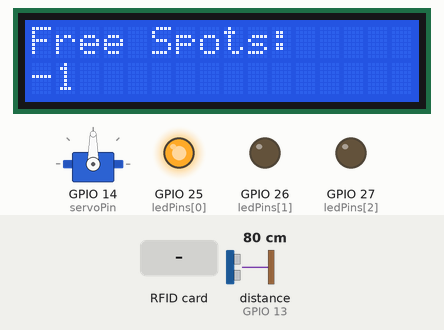
Bench run of a sketch on a simulated ESP32. Shown: 16×2 character LCD, servo, output pins drawn as LEDs (lit = HIGH). Wiring (inferred from the names in the program): ultrasonic range finder: trigger GPIO 12; echo GPIO 13. The inputs (shaded band) are chosen by the test bench; at power-on: distance to the obstacle (sensor on GPIO 13) 80 cm. The echo pulse lasts 58.3 µs per cm; WiFi joins after 1.5 s; servers stay silent unless stated; uploads are accepted with an empty reply; pins used as bus, display or sensor lines are not drawn; what the sketch prints to the serial monitor is not drawn.

Above: at 2.8 s.
2.9 s: RFID card 5E 7A 19 C4 held to the reader
At 4.0 s:
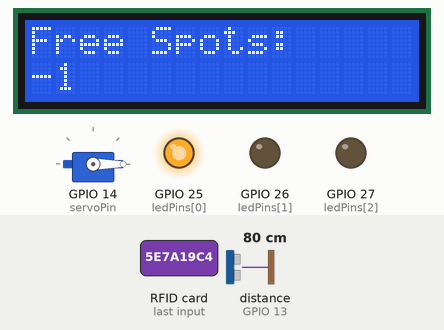
6.1 s: distance to the obstacle (sensor on GPIO 13) set to 56 cm
7.6 s: distance to the obstacle (sensor on GPIO 13) set to 48 cm
At 9.0 s:
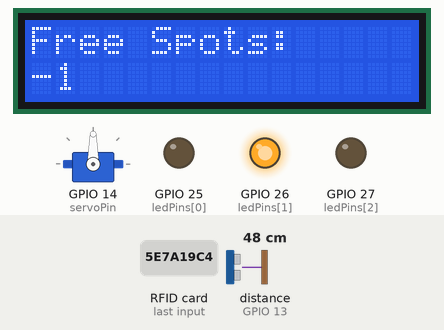
9.3 s: RFID card 5E 7A 19 C4 held to the reader
At 10.2 s:
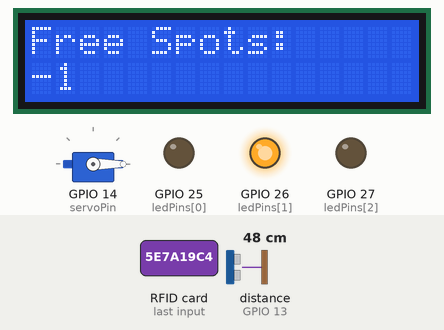
12.5 s: distance to the obstacle (sensor on GPIO 13) set to 60 cm
At 13.3 s:
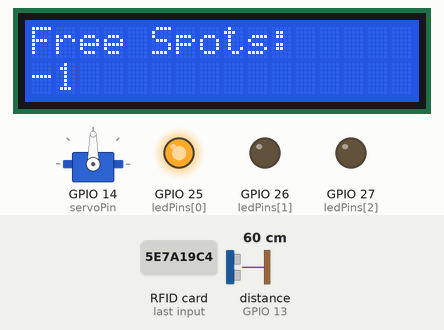
14.4 s: distance to the obstacle (sensor on GPIO 13) set to 2 cm
At 15.1 s:
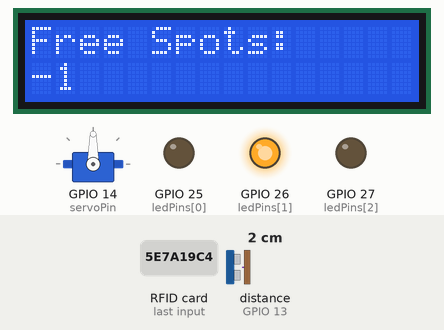
Timing chart, 0 to 17.0 s (numbered marks = the images above; inputs shaded):
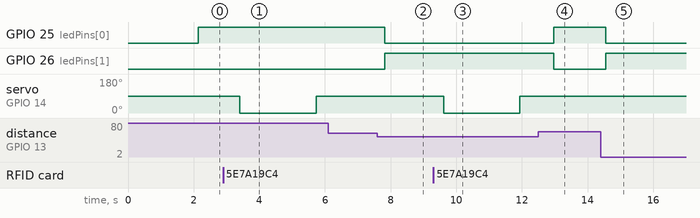

The sketch:

ParKing.ino
```cpp
#include <WiFi.h>
#include <HTTPClient.h>
#include <ArduinoJson.h>
#include <LiquidCrystal_I2C.h> // LCD library
#include <Wire.h>
#include <ESP32Servo.h>
#include <SPI.h>
#include <MFRC522.h>

// we're assumming that our physical prototype has the following ID for every endpoint call we make
#define THIS_PARK_ID "012345"

// Carolina wifi
#define WIFI_SSID "NOS-FE0D"
#define WIFI_PASSWORD "6GSPUSQ2"

// LCD Display pins
#define SDA 33
#define SCL 32
int freeSpots = -1;
unsigned long lastGetFreeSpotsTime = 0;
const unsigned long getFreeSpotsInterval = 5000; // 5 seconds

// Instantiate I2C LCD1602 screen
LiquidCrystal_I2C lcd(0x3F,16,2);

// Proximity Ultrasonic Sensor
#define trigPin 12 // digital pin
#define echoPin 13 // digital pin
#define MAX_DISTANCE 700 // Maximum sensor distance is rated at 400-500cm.
float timeOut = MAX_DISTANCE * 60;
int soundVelocity = 340;
float sonarResult;

// RGB LED
const byte ledPins[] = {25, 26, 27}; // define red, green, blue led pins
#define RGBDistanceTrigger 50.0

// Servo 180
Servo myservo;
#define servoPin 14 // Servo motor pin
unsigned long servoStartTime = 0;
bool servoActive = false;
// bool servoMoving = false;  // -> used in rotateServo()
// int servoState = 0;        // -> used in rotateServo()

// RFID sensor
#define SS_PIN 5
#define RST_PIN 0
MFRC522 rfid(SS_PIN, RST_PIN); // Instance of the class
MFRC522::MIFARE_Key key;
byte nuidPICC[4];   // Init array that will store new NUID
String scannedUserId = "zPTzVFDLOhVyKGJeu97h0At0Aq92";

// ENDPOINTS for backend requests
// const String ENTRANCE_OR_EXIT_PARK_URL = String("http://192.168.1.8:8080/api/park/") + THIS_PARK_ID; //http://localhost:8080/api/park/{parkId}
const String GET_PARK_FREE_SPOTS = String("http://192.168.1.11:8080/api/park/available_spots/") + THIS_PARK_ID;
String START_PARKING = String("http://192.168.1.11:8080/api/users/start_stay/"); // add userId + '/parks/' + parkingId

// used for json bodies
// char jsonOutput[128];

void setup()
{
  Serial.begin(115200);

  // LCD setup
  lcdSetup();

  // Proximity Ultrasonic Sensor setup
  pinMode(trigPin, OUTPUT);  // set trigPin to output mode
  pinMode(echoPin, INPUT);   // set echoPin to input mode

  // RGB LED setup
  for (int i = 0; i < 3; i++) {
    if (!ledcAttach(ledPins[i], 1000, 8)) {
      Serial.println("Error attaching LEDC pin");
    }
  }

  // Servo 180 setup
  myservo.setPeriodHertz(50); // standard 50 hz servo
  myservo.attach(servoPin, 500, 2500); // attaches the servo on servoPin to the servo object

  /////////////////// RFID sensor setup //////////////////////////////
  SPI.begin(); // Init SPI bus
  rfid.PCD_Init(); // Init MFRC522

  for (byte i = 0; i < 6; i++) {
    key.keyByte[i] = 0xFF;
  }

  Serial.println(F("This code scan the MIFARE Classsic NUID."));
  Serial.print(F("Using the following key:"));
  printHex(key.keyByte, MFRC522::MF_KEY_SIZE);
  ///////////////////////////////////////////////////////////////////

  // Connect WiFi
  WiFi.begin(WIFI_SSID, WIFI_PASSWORD);
  Serial.print("Connecting to WiFi");

  while(WiFi.status() != WL_CONNECTED)
  {
    Serial.print(".");
    delay(500);
  }

  Serial.println("\nConnected to the WiFi network");
  Serial.print("IP address: ");
  Serial.println(WiFi.localIP());
  Serial.println();

  Serial.println("setup complete");
}

void loop()
{

  if(WiFi.status() == WL_CONNECTED)
  {
    unsigned long currentMillis = millis();
    //entranceAndExitParkMethod("normal", false);
    handleGetFreeSpots(currentMillis);
  }
  else
  {
    Serial.println("Connection lost");
  }

  delay(500);

  getSonarDistance();

  setRGBLedColor();

  // rotate servo (open the barrier) when scann is 200 and freeSpots > 0
  // rotateServo();

  handleRFID();

  handleServo();
}

void lcdSetup() {
  Wire.begin(SDA, SCL);           // attach the IIC pin
  lcd.init();                     // LCD driver initialization
  lcd.backlight();                // Open the backlight
  lcd.setCursor(0,0);             // Move the cursor to row 0, column 0
  lcd.print("Free Spots:");
  lcd.setCursor(0,1);
  lcd.print(freeSpots); //get value from backend
}

void getSonarDistance() {
  Serial.printf("Distance: ");
  sonarResult = getSonar();
  Serial.print(sonarResult); // Send ping, get distance in cm and print result
  Serial.println("cm");
}

float getSonar() {
 unsigned long pingTime;
 float distance;
 // make trigPin output high level lasting for 10μs to triger HC_SR04？
 digitalWrite(trigPin, HIGH);
 delayMicroseconds(10);
 digitalWrite(trigPin, LOW);
 // Wait HC-SR04 returning to the high level and measure out this waitting time
 pingTime = pulseIn(echoPin, HIGH, timeOut);
 // calculate the distance according to the time
 distance = (float)pingTime * soundVelocity / 2 / 10000;
 return distance; // return the distance value
}

void setRGBLedColor() {
  if (sonarResult > RGBDistanceTrigger) { // red
    ledcWrite(ledPins[0], 255);
    ledcWrite(ledPins[1], 0);
    ledcWrite(ledPins[2], 0);
  } else {                                // green
    ledcWrite(ledPins[0], 0);
    ledcWrite(ledPins[1], 255);
    ledcWrite(ledPins[2], 0);
  }
}

// void rotateServo() {
//   unsigned long currentMillis = millis();

//   if (!servoMoving) {
//     servoMoving = true;
//     servoStartTime = currentMillis;
//     servoState = 0;
//     myservo.write(0);
//   } else {
//     switch (servoState) {
//       case 0:
//         if (currentMillis - servoStartTime >= 1000) { // wait for 1 second
//           myservo.write(90);
//           servoStartTime = currentMillis;
//           servoState = 1;
//         }
//         break;

//       case 1:
//         if (currentMillis - servoStartTime >= 3000) { // wait for 200 milliseconds
//           servoMoving = false;
//         }
//         break;
//     }
//   }
// }

void handleServo() {
  if (servoActive) {
    unsigned long currentMillis = millis();
    if (currentMillis - servoStartTime >= 2000) { // Step 2: Wait 2 seconds
      myservo.write(90); // Step 3: Rotate servo back to 90 degrees
      servoActive = false; // End the servo cycle
    }
  }
}

void handleRFID() {
    // Reset the loop if no new card present on the sensor/reader. This saves the entire process when idle.
  if ( ! rfid.PICC_IsNewCardPresent())
    return;

  // Verify if the NUID has been readed
  if ( ! rfid.PICC_ReadCardSerial())
    return;

  Serial.print(F("PICC type: "));
  MFRC522::PICC_Type piccType = rfid.PICC_GetType(rfid.uid.sak);
  Serial.println(rfid.PICC_GetTypeName(piccType));

  // Check is the PICC of Classic MIFARE type
  if (piccType != MFRC522::PICC_TYPE_MIFARE_MINI &&
    piccType != MFRC522::PICC_TYPE_MIFARE_1K &&
    piccType != MFRC522::PICC_TYPE_MIFARE_4K) {
    Serial.println(F("Your tag is not of type MIFARE Classic."));
    return;
  }
  ////////////////////////////////////////
  //////////////////////////////////////// rodar servo
  /////////////////////////////////////////
  handleStartParking();

  if (rfid.uid.uidByte[0] != nuidPICC[0] ||
    rfid.uid.uidByte[1] != nuidPICC[1] ||
    rfid.uid.uidByte[2] != nuidPICC[2] ||
    rfid.uid.uidByte[3] != nuidPICC[3] ) {
    Serial.println(F("A new card has been detected."));

    // Store NUID into nuidPICC array
    for (byte i = 0; i < 4; i++) {
      nuidPICC[i] = rfid.uid.uidByte[i];
    }

    Serial.println(F("The NUID tag is:"));
    Serial.print(F("In hex: "));
    printHex(rfid.uid.uidByte, rfid.uid.size);
    Serial.println();
    Serial.print(F("In dec: "));
    printDec(rfid.uid.uidByte, rfid.uid.size);
    Serial.println();
  }
  else Serial.println(F("Card read previously."));

  // Authenticate using key A
  MFRC522::StatusCode status;
  byte buffer[18];
  byte block = 4; // The block you want to read from
  byte trailerBlock = block + 3; // The trailer block contains the access conditions for the sector
  status = rfid.PCD_Authenticate(MFRC522::PICC_CMD_MF_AUTH_KEY_A, trailerBlock, &key, &(rfid.uid));
  if (status != MFRC522::STATUS_OK) {
    Serial.print(F("PCD_Authenticate() failed: "));
    Serial.println(rfid.GetStatusCodeName(status));
    return;
  }

  // Read the block
  byte bufferSize = sizeof(buffer);
  status = rfid.MIFARE_Read(block, buffer, &bufferSize);
  if (status != MFRC522::STATUS_OK) {
    Serial.print(F("MIFARE_Read() failed: "));
    Serial.println(rfid.GetStatusCodeName(status));
    return;
  }

  // Print the data
  Serial.print(F("Data in block "));
  Serial.print(block);
  Serial.print(F(": "));
  for (byte i = 0; i < 16; i++) {
    Serial.write(buffer[i]);
  }
  Serial.println();

  // Halt PICC
  rfid.PICC_HaltA();

  // Stop encryption on PCD
  rfid.PCD_StopCrypto1();
}

/**
 * Helper routine to dump a byte array as hex values to Serial.
 */
void printHex(byte *buffer, byte bufferSize) {
  for (byte i = 0; i < bufferSize; i++) {
    Serial.print(buffer[i] < 0x10 ? " 0" : " ");
    Serial.print(buffer[i], HEX);
    scannedUserId.concat(String(buffer[i] < 0x10 ? " 0" : " "));
    scannedUserId.concat(String(buffer[i], HEX));
  }
}

/**
 * Helper routine to dump a byte array as dec values to Serial.
 */
void printDec(byte *buffer, byte bufferSize) {
  for (byte i = 0; i < bufferSize; i++) {
    Serial.print(buffer[i] < 0x10 ? " 0" : " ");
    Serial.print(buffer[i], DEC);
  }
}

void handleGetFreeSpots(unsigned long currentMillis) {
  if (currentMillis - lastGetFreeSpotsTime >= getFreeSpotsInterval) {
      lastGetFreeSpotsTime = currentMillis;

      HTTPClient client;
      client.begin(GET_PARK_FREE_SPOTS);
      int httpCode = client.GET();
      Serial.println("\nStatusCode: " + String(httpCode));

      if (httpCode > 0) {
        String payload = client.getString();
        Serial.println(payload);

        // Parse the JSON payload
        DynamicJsonDocument doc(1024);
        DeserializationError error = deserializeJson(doc, payload);

        if (!error) {
          int newFreeSpotsValue = doc["normal_spots"];
          if(freeSpots != -1 && newFreeSpotsValue > freeSpots){
            servoActive = true;
            servoStartTime = millis();
            myservo.write(0);
          }
          freeSpots = newFreeSpotsValue;
          // Update freeSpots
          lcd.setCursor(0, 1);
          lcd.print(freeSpots);
        } else {
          Serial.print("deserializeJson() failed: ");
          Serial.println(error.c_str());
        }
      }
    }
}

void handleStartParking() {
  HTTPClient client;
  //String ENDPOINT_URL = START_PARKING + scannedUserId + "/parks/" + THIS_PARK_ID;
  client.begin("http://192.168.1.11:8080/api/users/start_stay/zPTzVFDLOhVyKGJeu97h0At0Aq92/parks/012345");
  int httpCode = client.POST("");
  Serial.println("\nStatusCode: " + String(httpCode));

  if (httpCode > 0) {
    String payload = client.getString();
    Serial.println(payload);

    client.end();

    if (httpCode >= 200 && httpCode <= 250) {
      servoActive = true;
      servoStartTime = millis();
      myservo.write(0);
    }
  }
  else {
    Serial.println("Error on HTTP request");
  }
}
```

Measured:
- the behaviour switches between 51 and 50 cm on distance to the obstacle (sensor on GPIO 13) (found by bisection; images 1 and 2)
- after the input at 2.9 s, servo on GPIO 14 (servoPin): 90° → 0° after 0.50 s, → 90° 2.3 s later
- after the input at 6.1 s, every drawn part: stays the same
- after the input at 7.6 s, GPIO 25 (ledPins[0]): HIGH → LOW after 0.22 s; GPIO 26 (ledPins[1]): LOW → HIGH after 0.22 s
- after the input at 9.3 s, servo on GPIO 14 (servoPin): 90° → 0° after 0.31 s, → 90° 2.3 s later
- after the input at 12.5 s, GPIO 25 (ledPins[0]): LOW → HIGH after 0.46 s; GPIO 26 (ledPins[1]): HIGH → LOW after 0.46 s
- after the input at 14.4 s, GPIO 25 (ledPins[0]): HIGH → LOW after 0.15 s; GPIO 26 (ledPins[1]): LOW → HIGH after 0.15 s
